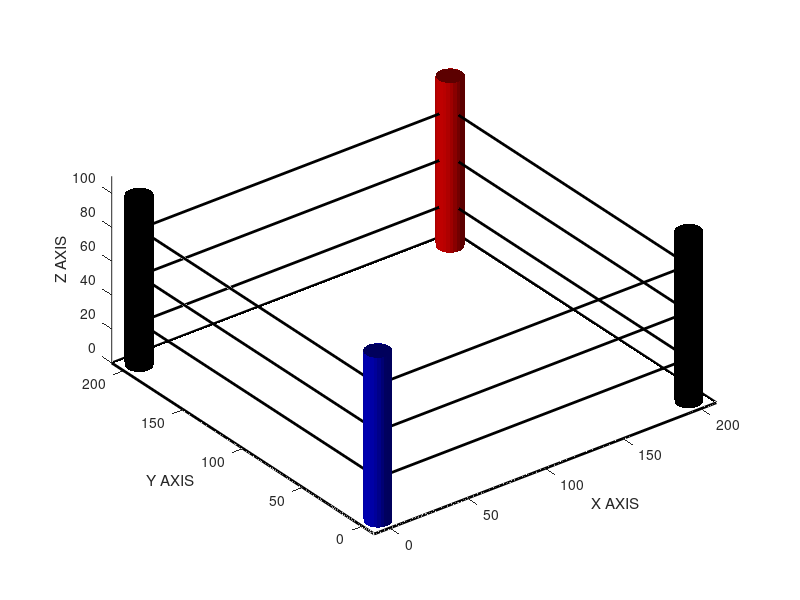

MATLAB code to generate this figure:
function [ axisWidth axisLength ] = BoxingRing( )
%BOXINGRING background of boxing ring
%           First made square base. Then four posts were be made by
%           cylinder command. Then used lines to connect them up as ropes.

%% clean-up

clear
close all
clc

%% graph set-up

figure
axis equal
axisWidth=[-10 210];
axisLength=[-10 210];
axisHeight=[0 110];
axis([axisWidth axisLength axisHeight])
hold on

xlabel('X AXIS');
ylabel('Y AXIS');
zlabel('Z AXIS');

%% square base

xbase=[-10 -10 210 210 -10];
ybase=[-10 210 210 -10 -10];
zbase=[0 0 0 0 0];
base=fill3(xbase, ybase, zbase, 'w', 'LineWidth', 2);

%% cylinder posts

rad=7.5;
height=100;
[xCylin yCylin zCylin]=cylinder(1, 25);

% blue corner
xBlue=xCylin*rad;
yBlue=yCylin*rad;
zBlue=zCylin*height;
BlueCorner=surf(xBlue, yBlue, zBlue, 'EdgeColor', 'none', 'FaceColor', 'b');

% adjacent corner1

xAdjac1=xCylin*rad;
yAdjac1=200+yCylin*rad;
zAdjac1=zCylin*height;
Adjac1=surf(xAdjac1, yAdjac1, zAdjac1, 'EdgeColor', 'none', 'FaceColor', 'k');

% red corner

xRed=200+xCylin*rad;
yRed=200+yCylin*rad;
zRed=zCylin*height;
RedCorner=surf(xRed, yRed, zRed, 'EdgeColor', 'none', 'FaceColor', 'r');

% adjacent corner2

xAdjac2=200+xCylin*rad;
yAdjac2=yCylin*rad;
zAdjac2=zCylin*height;
Adjac2=surf(xAdjac2, yAdjac2, zAdjac2, 'EdgeColor', 'none', 'FaceColor', 'k');

% tops of posts

Angles=0:15:360;
xCir1=rad*cosd(Angles);
yCir1=rad*sind(Angles);
zCircle=100+zeros(1,25);
cylinTopBlue=fill3(xCir1, yCir1, zCircle, 'b', 'EdgeColor', 'None');

xCir2=rad*cosd(Angles);
yCir2=200+rad*sind(Angles);
cylinTopA1=fill3(xCir2, yCir2, zCircle, 'k', 'EdgeColor', 'None');

xCir3=200+rad*cosd(Angles);
yCir3=200+rad*sind(Angles);
cylinTopRed=fill3(xCir3, yCir3, zCircle, 'r', 'EdgeColor', 'None');

xCir4=200+rad*cosd(Angles);
yCir4=rad*sind(Angles);
cylinTopA2=fill3(xCir4, yCir4, zCircle, 'k', 'EdgeColor', 'None');

%% ropes for each side

% side 1: from blue corner to adjacent corner1

low1=plot3([0 0], [0 200], [25 25], 'Color', 'k', 'LineWidth', 2);
mid1=plot3([0 0], [0 200], [52.5 52.5], 'Color', 'k', 'LineWidth', 2);
high1=plot3([0 0], [0 200], [80 80], 'Color', 'k', 'LineWidth', 2);
side1=[low1 mid1 high1];

% side 2: from adjacent corner1 to red corner

low2=plot3([0 200], [200 200], [25 25], 'Color', 'k', 'LineWidth', 2);
mid2=plot3([0 200], [200 200], [52.5 52.5], 'Color', 'k', 'LineWidth', 2);
high2=plot3([0 200], [200 200], [80 80], 'Color', 'k', 'LineWidth', 2);
side2=[low2 mid2 high2];

% side 3: from red corner to adjacent corner2

low3=plot3([200 200], [200 0], [25 25], 'Color', 'k', 'LineWidth', 2);
mid3=plot3([200 200], [200 0], [52.5 52.5], 'Color', 'k', 'LineWidth', 2);
high3=plot3([200 200], [200 0], [80 80], 'Color', 'k', 'LineWidth', 2);
side3=[low3 mid3 high3];

% side 4: from adjacent corner2 to blue corner

low4=plot3([200 0], [0 0], [25 25], 'Color', 'k', 'LineWidth', 2);
mid4=plot3([200 0], [0 0], [52.5 52.5], 'Color', 'k', 'LineWidth', 2);
high4=plot3([200 0], [0 0], [80 80], 'Color', 'k', 'LineWidth', 2);
side4=[low4 mid4 high4];

camlight left, lighting flat

end